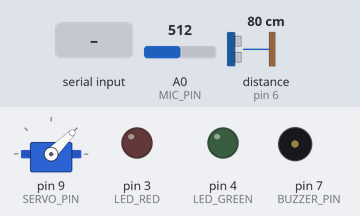
Bench run of a sketch on a simulated Arduino Uno, built with avr-gcc and run on an emulated ATmega328P. Parts: servo, output pins drawn as LEDs (lit = HIGH), buzzer (waves = sounding, pin HIGH). Wiring (inferred from the names in the program): servo: signal pin 9. Dashed ring = blinking. The test bench sets the inputs (shaded band); at power-on: A0 (MIC_PIN) = 512, distance to the obstacle (sensor on pin 6) 80 cm. The echo pulse lasts 58.3 µs per cm; servo pulses on a pin are drawn as a servo (544–2400 µs = 0–180°); pins used as bus, display or sensor lines are not drawn; what the sketch prints to the serial monitor is not drawn.

Above: at 1.6 s.
1.7 s: "G" received over Serial
At 2.5 s:
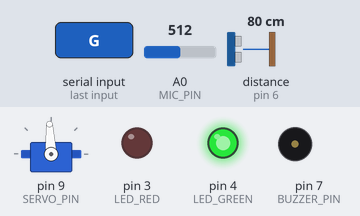
At 3.2 s:
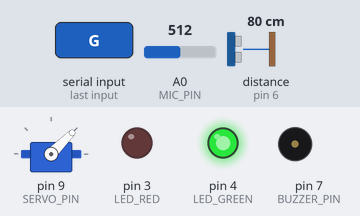
4.7 s: "T" received over Serial
At 5.21 s:
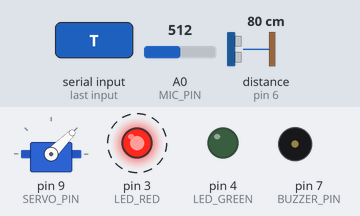
Timing chart, 0 to 7.7 s (numbered marks = the images above; inputs shaded):
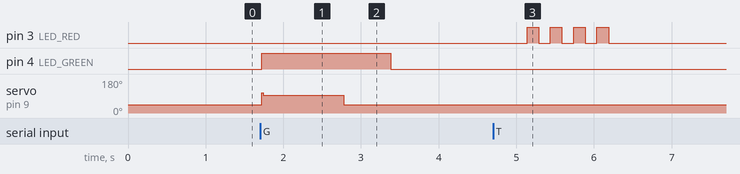

The sketch:

Cod_Arduino.ino
```cpp
const int   MIC_PIN      = A0;
const int   SERVO_PIN    = 9;
const int   TRIG_PIN     = 5;
const int   ECHO_PIN     = 6;
const int   LED_GREEN    = 4;
const int   LED_RED      = 3;
const int   BUZZER_PIN   = 7;

const int   SERVO_CLOSED = 1000;
const int   SERVO_OPEN   = 1500;
const unsigned long SAMPLE_US = 700;
const int   N = 512;
const int   PROX_THRESHOLD_CM = 20;

unsigned long lastSampleTime = 0;

float measureDistance() {
  digitalWrite(TRIG_PIN, LOW);
  delayMicroseconds(2);
  digitalWrite(TRIG_PIN, HIGH);
  delayMicroseconds(10);
  digitalWrite(TRIG_PIN, LOW);
  long duration = pulseIn(ECHO_PIN, HIGH, 25000);
  return duration * 0.034 / 2.0;
}

void servoMove(int pulseUs, int durationMs) {
  unsigned long endTime = millis() + durationMs;
  while (millis() < endTime) {
    digitalWrite(SERVO_PIN, HIGH);
    delayMicroseconds(pulseUs);
    digitalWrite(SERVO_PIN, LOW);
    delay(19);
  }
}

void blinkRed(int nrBlinks) {
  for (int i = 0; i < nrBlinks; i++) {
    digitalWrite(LED_RED, HIGH);
    delay(150);
    digitalWrite(LED_RED, LOW);
    delay(150);
  }
}

void beep(int durationMs) {
  digitalWrite(BUZZER_PIN, HIGH);
  delay(durationMs);
  digitalWrite(BUZZER_PIN, LOW);
}

void setup() {
  Serial.begin(115200);
  pinMode(SERVO_PIN, OUTPUT);
  pinMode(TRIG_PIN, OUTPUT);
  pinMode(ECHO_PIN, INPUT);
  pinMode(LED_GREEN, OUTPUT);
  pinMode(LED_RED, OUTPUT);
  pinMode(BUZZER_PIN, OUTPUT);
  digitalWrite(LED_GREEN, LOW);
  digitalWrite(LED_RED, LOW);
  digitalWrite(BUZZER_PIN, LOW);
  for (int i = 0; i < 20; i++) {
    digitalWrite(SERVO_PIN, HIGH);
    delayMicroseconds(SERVO_CLOSED);
    digitalWrite(SERVO_PIN, LOW);
    delay(19);
  }
}

void loop() {
  if (Serial.available() > 0) {
    char cmd = Serial.read();

    if (cmd == 'G') {
      digitalWrite(LED_GREEN, HIGH);
      servoMove(SERVO_OPEN, 1000);

      unsigned long lastBeep = 0;
      while (true) {
        delay(50);
        float dist = measureDistance();
        if (dist == 0) {
          digitalWrite(SERVO_PIN, HIGH);
          delayMicroseconds(SERVO_OPEN);
          digitalWrite(SERVO_PIN, LOW);
          delay(18);
        } else if (dist > 2 && dist < PROX_THRESHOLD_CM) {
          digitalWrite(SERVO_PIN, HIGH);
          delayMicroseconds(SERVO_OPEN);
          digitalWrite(SERVO_PIN, LOW);
          delay(18);
          if (millis() - lastBeep > 500) { beep(80); lastBeep = millis(); }
        } else {
          break;
        }
      }

      servoMove(SERVO_CLOSED, 600);
      digitalWrite(LED_GREEN, LOW);
      digitalWrite(BUZZER_PIN, LOW);
    }

    if (cmd == 'T') {
      blinkRed(4);
    }
  }

  int samples[N];
  lastSampleTime = micros();
  for (int i = 0; i < N; i++) {
    while (micros() - lastSampleTime < (unsigned long)i * SAMPLE_US);
    samples[i] = analogRead(MIC_PIN);
  }

  Serial.write(0xFF);
  Serial.write(0xFF);
  for (int i = 0; i < N; i++) {
    Serial.write((samples[i] >> 8) & 0xFF);
    Serial.write(samples[i] & 0xFF);
  }
}
```

Measured:
- after the input at 1.7 s, pin 4 (LED_GREEN): LOW → HIGH at once, → LOW 1.7 s later; servo on pin 9 (SERVO_PIN): 45° → 93° at once, → 45° 1.1 s later
- after the input at 4.7 s, pin 3 (LED_RED): alternates HIGH for 0.15 s and LOW for 0.15 s, 8 changes in all, then stays LOW, starting after 0.44 s
